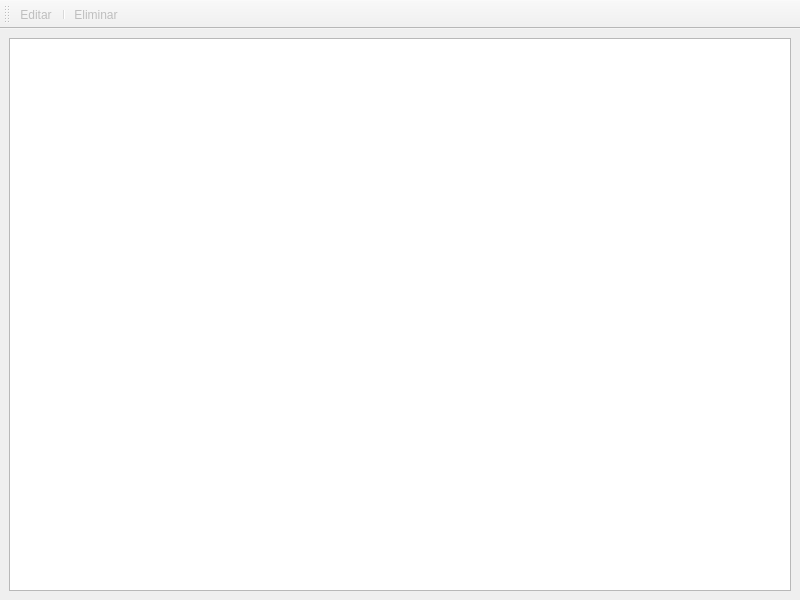
<?xml version="1.0" encoding="UTF-8"?>
<ui version="4.0">
 <class>GestionarClientes</class>
 <widget class="QMainWindow" name="GestionarClientes">
  <property name="geometry">
   <rect>
    <x>0</x>
    <y>0</y>
    <width>800</width>
    <height>600</height>
   </rect>
  </property>
  <property name="windowTitle">
   <string>Gestionar clientes</string>
  </property>
  <widget class="QWidget" name="centralwidget">
   <layout class="QVBoxLayout" name="verticalLayout">
    <item>
     <widget class="QTableView" name="clientesTableWidget">
      <property name="alternatingRowColors">
       <bool>true</bool>
      </property>
      <property name="selectionMode">
       <enum>QAbstractItemView::SingleSelection</enum>
      </property>
      <property name="selectionBehavior">
       <enum>QAbstractItemView::SelectRows</enum>
      </property>
      <attribute name="horizontalHeaderStretchLastSection">
       <bool>true</bool>
      </attribute>
      <attribute name="verticalHeaderCascadingSectionResizes">
       <bool>true</bool>
      </attribute>
     </widget>
    </item>
   </layout>
  </widget>
  <widget class="QToolBar" name="toolBar">
   <property name="windowTitle">
    <string>toolBar</string>
   </property>
   <property name="toolButtonStyle">
    <enum>Qt::ToolButtonTextBesideIcon</enum>
   </property>
   <attribute name="toolBarArea">
    <enum>TopToolBarArea</enum>
   </attribute>
   <attribute name="toolBarBreak">
    <bool>false</bool>
   </attribute>
   <addaction name="actionEditarFactura"/>
   <addaction name="separator"/>
   <addaction name="actionEliminarFactura"/>
  </widget>
  <action name="actionEditarFactura">
   <property name="enabled">
    <bool>false</bool>
   </property>
   <property name="icon">
    <iconset theme="format-text-direction-ltr">
     <normaloff/>
    </iconset>
   </property>
   <property name="text">
    <string>Editar</string>
   </property>
   <property name="toolTip">
    <string>Editar factura</string>
   </property>
  </action>
  <action name="actionEliminarFactura">
   <property name="enabled">
    <bool>false</bool>
   </property>
   <property name="icon">
    <iconset theme="gtk-delete">
     <normaloff/>
    </iconset>
   </property>
   <property name="text">
    <string>Eliminar</string>
   </property>
   <property name="toolTip">
    <string>Eliminar factura</string>
   </property>
  </action>
 </widget>
 <resources/>
 <connections/>
</ui>
